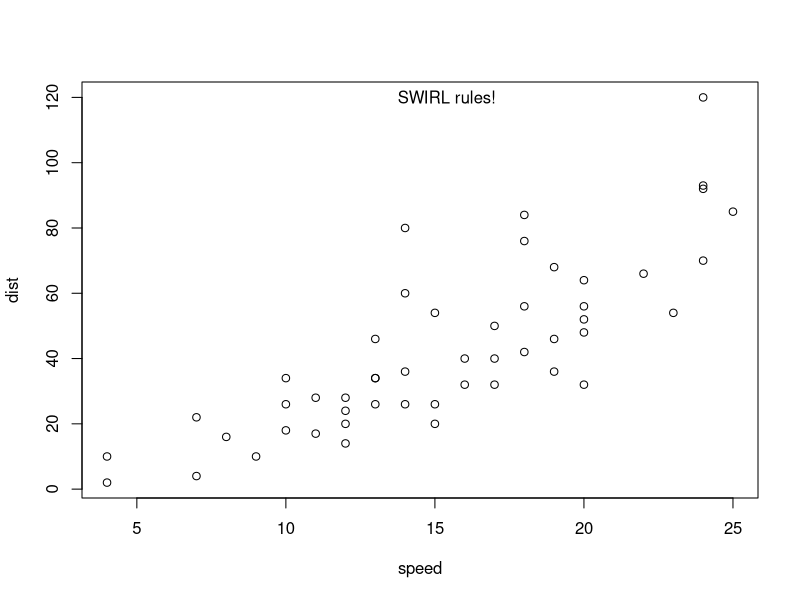

The R source for this figure: (Note: this script raises an error after producing the figure.)
# base
head(cars)
with(cars, plot(speed, dist))
text(mean(cars$speed), max(cars$dist), 'SWIRL rules!')

# lattice
head(state)
table(state$region)
xyplot(Life.Exp ~ Income | region, state, layout = c(4, 1))
xyplot(Life.Exp ~ Income | region, state, layout = c(2, 2))

# ggplot2
head(mpg)
dim(mpg)
table(mpg$model)
qplot(displ, hwy,  data = mpg)
